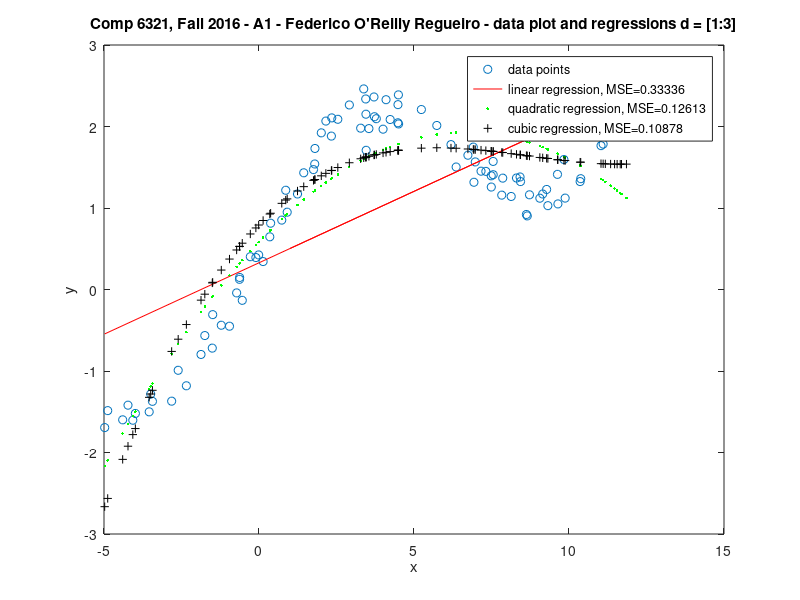
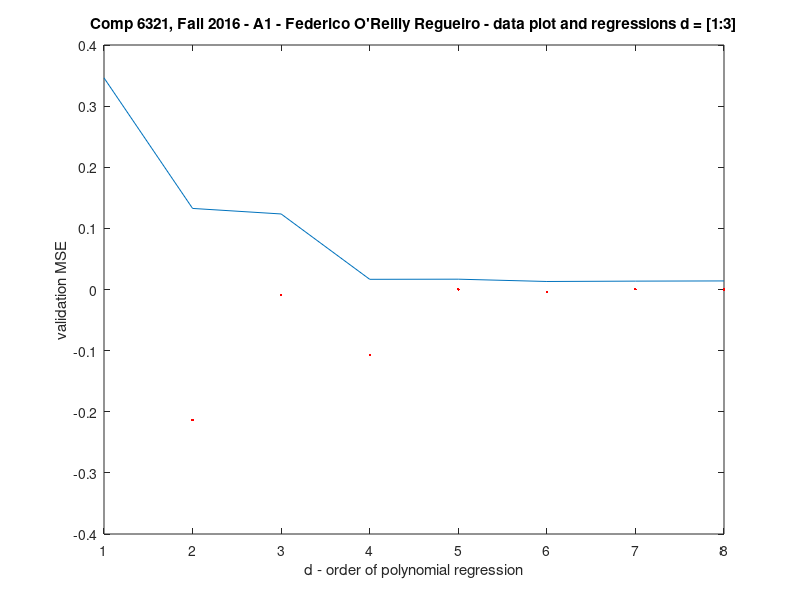
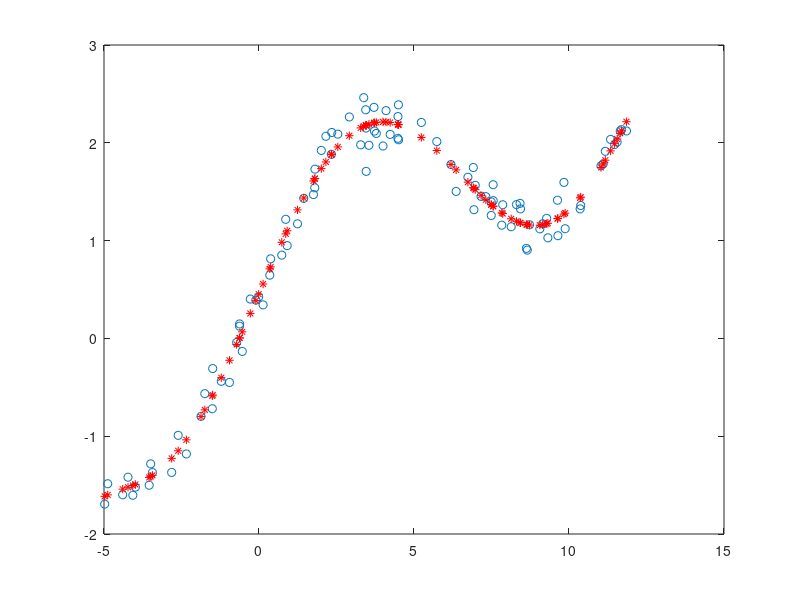

Source code (MATLAB) for these figures, in order:
% COMP 6321 Machine Learning, Fall 2016
% Federico O'Reilly Regueiro - 40012304
% Assignment 1, due September 30

% Note: albeit non-standard, in order to create a single m file, the ' script' 
% part has been wrapped in a function that takes no parameters and returns 
% nothing...

function [] = A1  % Q 1a
    x = load('hw1x.dat');
    y = load('hw1y.dat');

    % plot x against y, use circles and avoid plotting connecting lines
    figure(1);
    plot(x, y, 'o');
    title(['Comp 6321, Fall 2016 - A1 - Federico O''Reilly Regueiro -', ... 
           ' data plot and regressions d = [1:3]']);
    ylabel('y');
    xlabel('x');

    % Q 1b
    x = [x, ones(length(x),1)];

    % w = inv(x'*x) * x'*y;
    w = (x' * x) \ x'*y;

    hold on;

    % just plot the lie between the en
    endpoints = [min(x), max(x)];

    plot(endpoints, (w(1).* endpoints + w(2)), 'r');

    jh_lin = trainingErr(x, w, y);

    % Q 1e - TODO is this a better fit? write in doc
    [w2, x_prime] = PolyRegress(x,y,2);
    plot(x(:,size(x,2)-1), x_prime*w2, 'g.')

    jh_quad = trainingErr(x_prime, w2, y);

    % Q 1f - TODO is this a better fit? write in doc
    [w3, x_prime] = PolyRegress(x,y,3);
    plot(x(:,size(x,2)-1), x_prime*w3, 'k+')

    jh_cub = trainingErr(x_prime, w3, y);

    legend('data points', ['linear regression, MSE=',num2str(jh_lin)], ...
          ['quadratic regression, MSE=', num2str(jh_quad)], ...
          ['cubic regression, MSE=', num2str(jh_cub)]);
    hold off;

    % Q 1h
    [d, train_error, test_error] = k_fold_cv (x, y, 5);
    figure(2);
    plot(test_error);
    hold on;
    plot(2:d+1,diff(test_error), 'r.');
    test_error
    diff(test_error)
    hold off;
    title(['Comp 6321, Fall 2016 - A1 - Federico O''Reilly Regueiro -', ... 
           ' data plot and regressions d = [1:3]']);
    ylabel('validation MSE');
    xlabel('d - order of polynomial regression');

    [wd, x_prime] = PolyRegress(x,y,d);
    figure(3);
    plot(x(:,1), y, 'o');
    hold on;
    plot(x(:, size(x,2)-1), x_prime*wd, 'r*');, 
    hold off;
end

% Q 1c
function jh = trainingErr(x, w, y)
  hx = x*w;
  % mean squared error? slides have the sum of squares but talk about mse...
  jh = sum((hx - y).^2)/(2*size(x,1));
end

% Q 1d
function [w, x_prime] = PolyRegress(x,y,d)
  if(d >= 1)
    x_prime = format_poly(x,d);
  else
    error('Error, d must be larger or equal to 1');
  end
  w = (x_prime'*x_prime) \ x_prime'*y;
end

% helper for PolyRegress
function x_prime = format_poly(x,d) % TODO continue here and propagate normalization
    x_prime = repmat(x(:,1), 1, d+1).^(repmat((d:-1:0), size(x,1), 1));
end

function [d, train_error, test_error] = k_fold_cv (x, y, k, normalize)
    % sure, we could solve for the general case, but...
    if mod(size(x,1), k)
        error('Matrix x must contain a multiple of k entries');
    end
    if nargin < 3
        normalize = false;
    end
    m = size(x,1);
    % x_shuffle = x(randperm(m),:);
    x_shuffle = 1:m;
    
    % matlab abonimation for a do-while loop
    test_err_decreasing = true;
    % first entry in the errors vector is the maximum possible fp num
    % just for the logic in the while loop (no do-while in matlab)
    % get rid of these two entries at the end
    test_error = realmax;
    train_error = realmax;
    d = 0;
    while (d<8)%(test_err_decreasing)
        % create a blank entry to accumulate errors each fold
        d = d+1; 
        test_error = [test_error; 0];
        train_error = [train_error; 0];
        m_k = m/k;
        for i = 1:k
           idx_btm = 1:(m_k*(i-1));
           idx_tst = m_k*(i-1)+1:(m_k*i);
           idx_top = (m_k*i)+1:m;
           x_train = [x(idx_btm,:);x(idx_top,:)];
           y_train = [y(idx_btm,:);y(idx_top,:)];
           x_test = format_poly(x(idx_tst, :), d);
           y_test = y(idx_tst, :);

           % training
           %w = (x_train'*x_train) \ x_train'*y_train;
           [w, x_train_prime] = PolyRegress(x_train,y_train,d);
           jh_train = trainingErr(x_train_prime, w, y_train);
           
           train_error(d+1) = train_error(d+1) + jh_train;
           % validation
           jh_test = trainingErr(x_test, w, y_test);
           test_error(d+1) = test_error(d+1) + jh_test;
        end
        % TODO should our test allow one isolated small increase?
        % TODO also, change condition above used now to 'hack' d
        test_err_decreasing = test_error(d+1) < test_error(d);  
    end
    % TODO change the format of returned errors so we can get a variance
    % remove first entry for errors vectors
    test_error(1,:) = [];
    train_error(1,:) = [];
    % divide errors between k
    test_error = test_error/k;
    train_error = train_error/k;
    % d already stopped decreasing, optimal d has been passed
    d = d-1;
end

  
